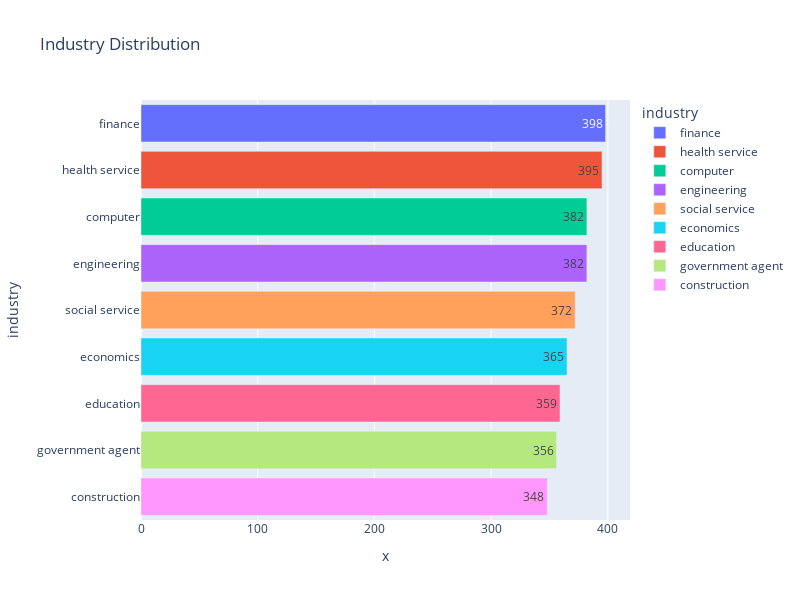

The notebook cell saved with this chart:
### Markdown cell above
Tỉ trọng nghề nghiệp

### Code cell
industry_counts = customer['industry'].value_counts()

fig = px.bar(industry_counts, y = industry_counts.index,
             x = industry_counts, title = 'Industry Distribution',
                   color=industry_counts.index, orientation='h',
             text=industry_counts)
fig.update_layout(width = 800, height = 600)

fig.show()

### Figure 1 — Plotly figure (JSON) as saved in the notebook; plotly's stock layout.template omitted (floating-point values rounded to 4 significant figures)
{"data": [{"alignmentgroup": "True", "hovertemplate": "industry=%{y}<br>x=%{x}<br>text=%{text}<extra></extra>", "legendgroup": "finance", "marker": {"color": "#636efa", "pattern": {"shape": ""}}, "name": "finance", "offsetgroup": "finance", "orientation": "h", "showlegend": true, "text": [398], "textposition": "auto", "type": "bar", "x": [398], "xaxis": "x", "y": ["finance"], "yaxis": "y"}, {"alignmentgroup": "True", "hovertemplate": "industry=%{y}<br>x=%{x}<br>text=%{text}<extra></extra>", "legendgroup": "health service", "marker": {"color": "#EF553B", "pattern": {"shape": ""}}, "name": "health service", "offsetgroup": "health service", "orientation": "h", "showlegend": true, "text": [395], "textposition": "auto", "type": "bar", "x": [395], "xaxis": "x", "y": ["health service"], "yaxis": "y"}, {"alignmentgroup": "True", "hovertemplate": "industry=%{y}<br>x=%{x}<br>text=%{text}<extra></extra>", "legendgroup": "computer", "marker": {"color": "#00cc96", "pattern": {"shape": ""}}, "name": "computer", "offsetgroup": "computer", "orientation": "h", "showlegend": true, "text": [382], "textposition": "auto", "type": "bar", "x": [382], "xaxis": "x", "y": ["computer"], "yaxis": "y"}, {"alignmentgroup": "True", "hovertemplate": "industry=%{y}<br>x=%{x}<br>text=%{text}<extra></extra>", "legendgroup": "engineering", "marker": {"color": "#ab63fa", "pattern": {"shape": ""}}, "name": "engineering", "offsetgroup": "engineering", "orientation": "h", "showlegend": true, "text": [382], "textposition": "auto", "type": "bar", "x": [382], "xaxis": "x", "y": ["engineering"], "yaxis": "y"}, {"alignmentgroup": "True", "hovertemplate": "industry=%{y}<br>x=%{x}<br>text=%{text}<extra></extra>", "legendgroup": "social service", "marker": {"color": "#FFA15A", "pattern": {"shape": ""}}, "name": "social service", "offsetgroup": "social service", "orientation": "h", "showlegend": true, "text": [372], "textposition": "auto", "type": "bar", "x": [372], "xaxis": "x", "y": ["social service"], "yaxis": "y"}, {"alignmentgroup": "True", "hovertemplate": "industry=%{y}<br>x=%{x}<br>text=%{text}<extra></extra>", "legendgroup": "economics", "marker": {"color": "#19d3f3", "pattern": {"shape": ""}}, "name": "economics", "offsetgroup": "economics", "orientation": "h", "showlegend": true, "text": [365], "textposition": "auto", "type": "bar", "x": [365], "xaxis": "x", "y": ["economics"], "yaxis": "y"}, {"alignmentgroup": "True", "hovertemplate": "industry=%{y}<br>x=%{x}<br>text=%{text}<extra></extra>", "legendgroup": "education", "marker": {"color": "#FF6692", "pattern": {"shape": ""}}, "name": "education", "offsetgroup": "education", "orientation": "h", "showlegend": true, "text": [359], "textposition": "auto", "type": "bar", "x": [359], "xaxis": "x", "y": ["education"], "yaxis": "y"}, {"alignmentgroup": "True", "hovertemplate": "industry=%{y}<br>x=%{x}<br>text=%{text}<extra></extra>", "legendgroup": "government agent", "marker": {"color": "#B6E880", "pattern": {"shape": ""}}, "name": "government agent", "offsetgroup": "government agent", "orientation": "h", "showlegend": true, "text": [356], "textposition": "auto", "type": "bar", "x": [356], "xaxis": "x", "y": ["government agent"], "yaxis": "y"}, {"alignmentgroup": "True", "hovertemplate": "industry=%{y}<br>x=%{x}<br>text=%{text}<extra></extra>", "legendgroup": "construction", "marker": {"color": "#FF97FF", "pattern": {"shape": ""}}, "name": "construction", "offsetgroup": "construction", "orientation": "h", "showlegend": true, "text": [348], "textposition": "auto", "type": "bar", "x": [348], "xaxis": "x", "y": ["construction"], "yaxis": "y"}], "layout": {"barmode": "relative", "height": 600, "legend": {"title": {"text": "industry"}, "tracegroupgap": 0}, "title": {"text": "Industry Distribution"}, "width": 800, "xaxis": {"anchor": "y", "domain": [0, 1], "title": {"text": "x"}}, "yaxis": {"anchor": "x", "categoryarray": ["construction", "government agent", "education", "economics", "social service", "engineering", "computer", "health service", "finance"], "categoryorder": "array", "domain": [0, 1], "title": {"text": "industry"}}}}
